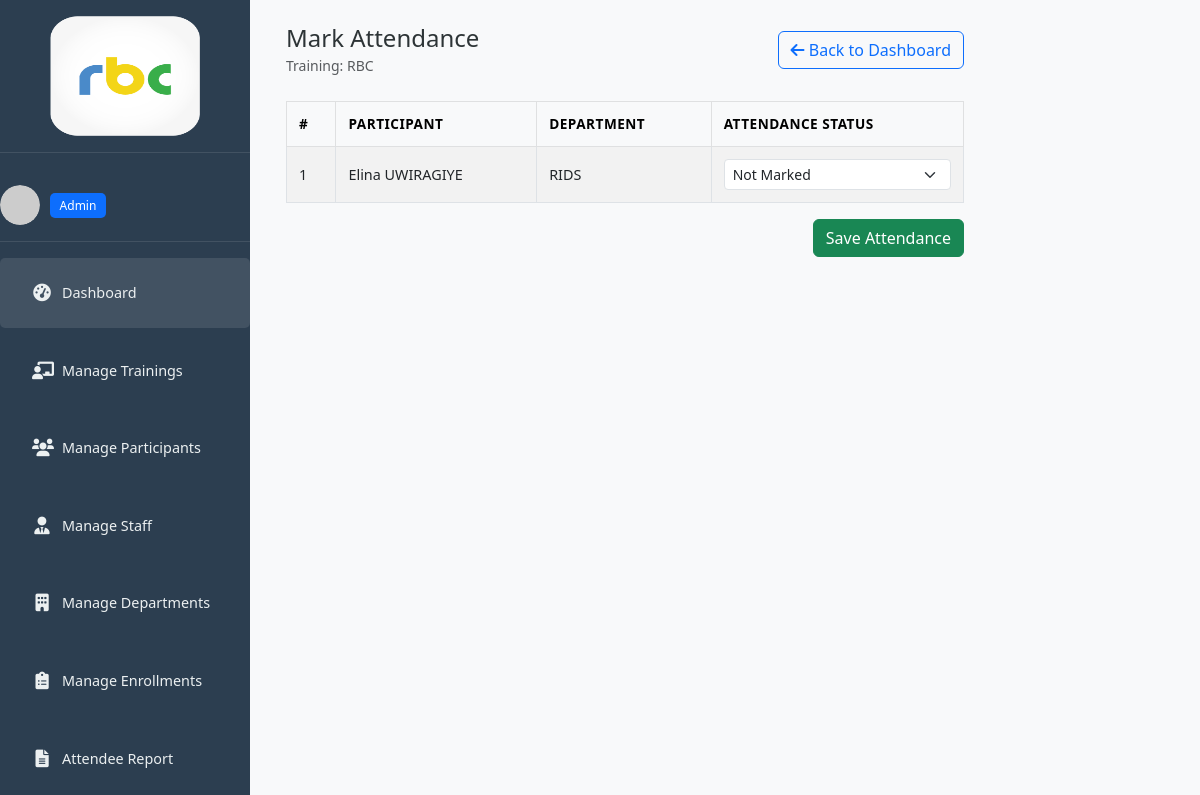
Page /trainings/3/attendance/ (signed in) on the earlier database version.
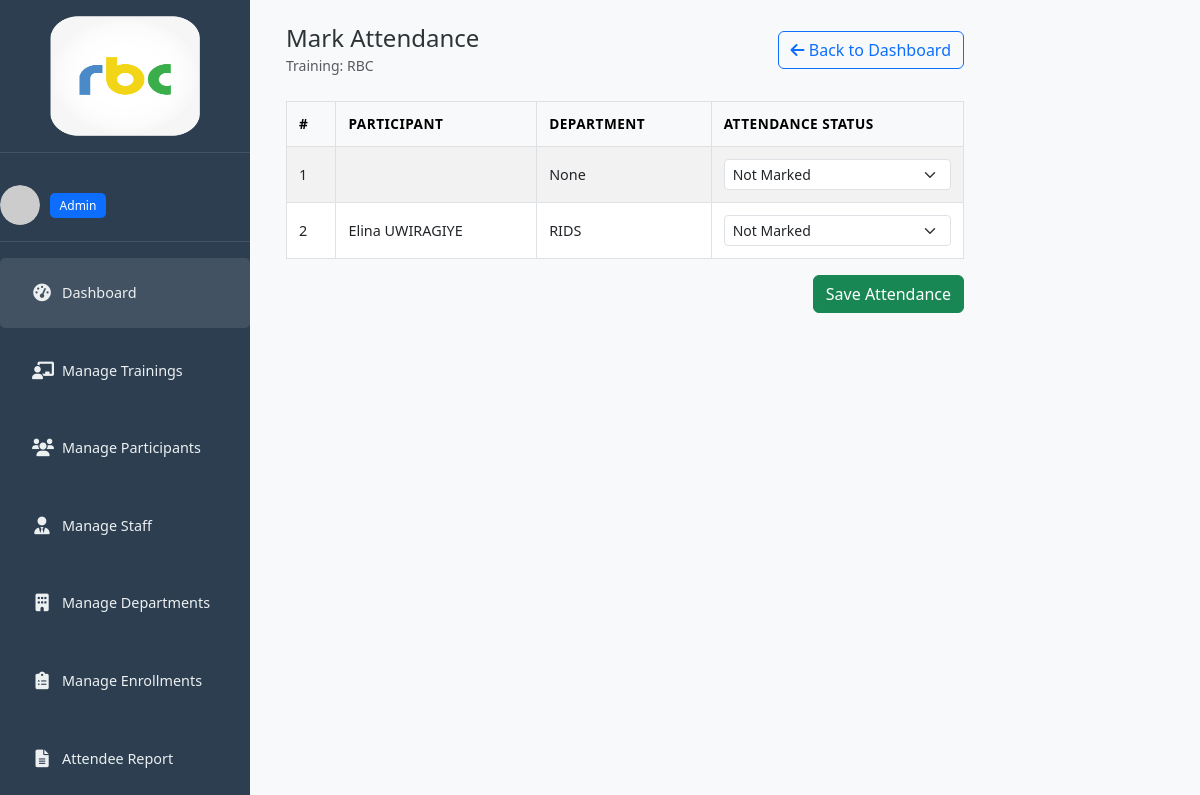
Same page on the later database version.
### trainings/models.py (models this page shows, shortened)
class Enrollment(models.Model):
    CONFIRMATION_CHOICES = (
        ('pending', 'Pending'),
        ('confirmed', 'Confirmed'),
        ('declined', 'Declined'),
    )
    ATTENDANCE_CHOICES = (
        ('not_marked', 'Not Marked'),
        ('attended', 'Attended'),
        ('absent', 'Absent'),
    )
    training = models.ForeignKey(Training, on_delete=models.CASCADE)
    participant = models.ForeignKey(
        Participant,
        on_delete=models.CASCADE,
        to_field='national_id',
        db_column='participant_id'
    )
    enrollment_date = models.DateTimeField(auto_now_add=True)
    enrolled_by = models.ForeignKey('Staff', on_delete=models.SET_NULL, null=True)
    confirmation_status = models.CharField(max_length=10, choices=CONFIRMATION_CHOICES, default='pending')
    confirmation_date = models.DateTimeField(null=True, blank=True)
    attendance_status = models.CharField(max_length=15, choices=ATTENDANCE_CHOICES, default='not_marked')
    notes = models.TextField(blank=True)
    invite_token = models.UUIDField(default=uuid.uuid4, editable=False, unique=True)
    class Meta:
        ordering = ['-enrollment_date']

class Participant(models.Model):
    national_id = models.CharField(
        primary_key=True,
        max_length=16,
        validators=[
            RegexValidator(
                regex=r'^[0-9]{1,16}$|^[a-zA-Z0-9]{1,50}$',
                message="Enter a valid National ID or Staff ID."
            )
        ],
        verbose_name="National ID"
    )
    full_name = models.CharField(max_length=100)
    email = models.EmailField(unique=True)
    phone = models.CharField(max_length=20, blank=True)
    department = models.ForeignKey(Department, on_delete=models.SET_NULL, null=True, blank=True)
    position = models.CharField(max_length=100, blank=True)
    notes = models.TextField(blank=True)
    profile_picture = models.ImageField(upload_to='participant_photos/', null=True, blank=True)
    class Meta:
        ordering = ['full_name']

class Department(models.Model):
    name = models.CharField(max_length=100, unique=True)
    class Meta:
        ordering = ['name']
    def __str__(self):
        return self.name

### trainings/views.py (the view, shortened to what this page needs)
# urls.py: path('trainings/<int:training_id>/attendance/', views.mark_attendance, name='mark_attendance'),
@login_required
def mark_attendance(request, training_id):
    training = get_object_or_404(Training, id=training_id)
    if not (request.user.is_superuser or request.user == training.created_by or request.user == training.coordinator):
        messages.error(request, "You are not authorized to mark attendance for this training.")
        return redirect('dashboard')
    enrollments = Enrollment.objects.filter(training=training)
    return render(request, 'trainings/attendance_form.html', {
        'training': training,
        'enrollments': enrollments,
        'staff': request.user,
    })

### trainings/templates/trainings/attendance_form.html (shortened to what this page needs)
{% extends 'base.html' %}
{% block content %}
<div class="d-flex">
  {% include 'trainings/sidebar.html' %}
  <div class="main-content px-4 pt-4 w-100">
    <div class="d-flex justify-content-between align-items-center mb-4">
      <div>
        <h4 class="mb-0">Mark Attendance</h4>
        <small class="text-muted">Training: {{ training.title }}</small>
      </div>
      <a href="{% url 'dashboard' %}" class="btn btn-outline-primary">
        <i class="fas fa-arrow-left"></i> Back to Dashboard
      </a>
    </div>
    <form method="post">
      <div class="table-responsive">
        <table class="table table-striped table-bordered table-hover">
          <thead class="table-light">
            <tr>
              <th>#</th>
              <th>Participant</th>
              <th>Department</th>
              <th>Attendance Status</th>
            </tr>
          </thead>
          <tbody>
            {% for e in enrollments %}
            <tr>
              <td>{{ forloop.counter }}</td>
              <td>{{ e.participant.full_name }}</td>
              <td>{{ e.participant.department }}</td>
              <td>
                <select name="attendance_{{ e.id }}" class="form-select form-select-sm">
                  <option value="not_marked" {% if e.attendance_status == "not_marked" %}selected{% endif %}>Not Marked</option>
                </select>
              </td>
            </tr>
            {% empty %}
            <tr>
              <td colspan="4" class="text-center text-muted">No participants enrolled in this training.</td>
            </tr>
            {% endfor %}
          </tbody>
        </table>
      </div>
      <div class="d-flex justify-content-end mt-3">
        <button type="submit" class="btn btn-success">Save Attendance</button>
      </div>
    </form>
  </div>
</div>
{% endblock %}

Differences in the rows shown:
added Enrollment: participant.department "None", attendance_status+id "Not Marked"
